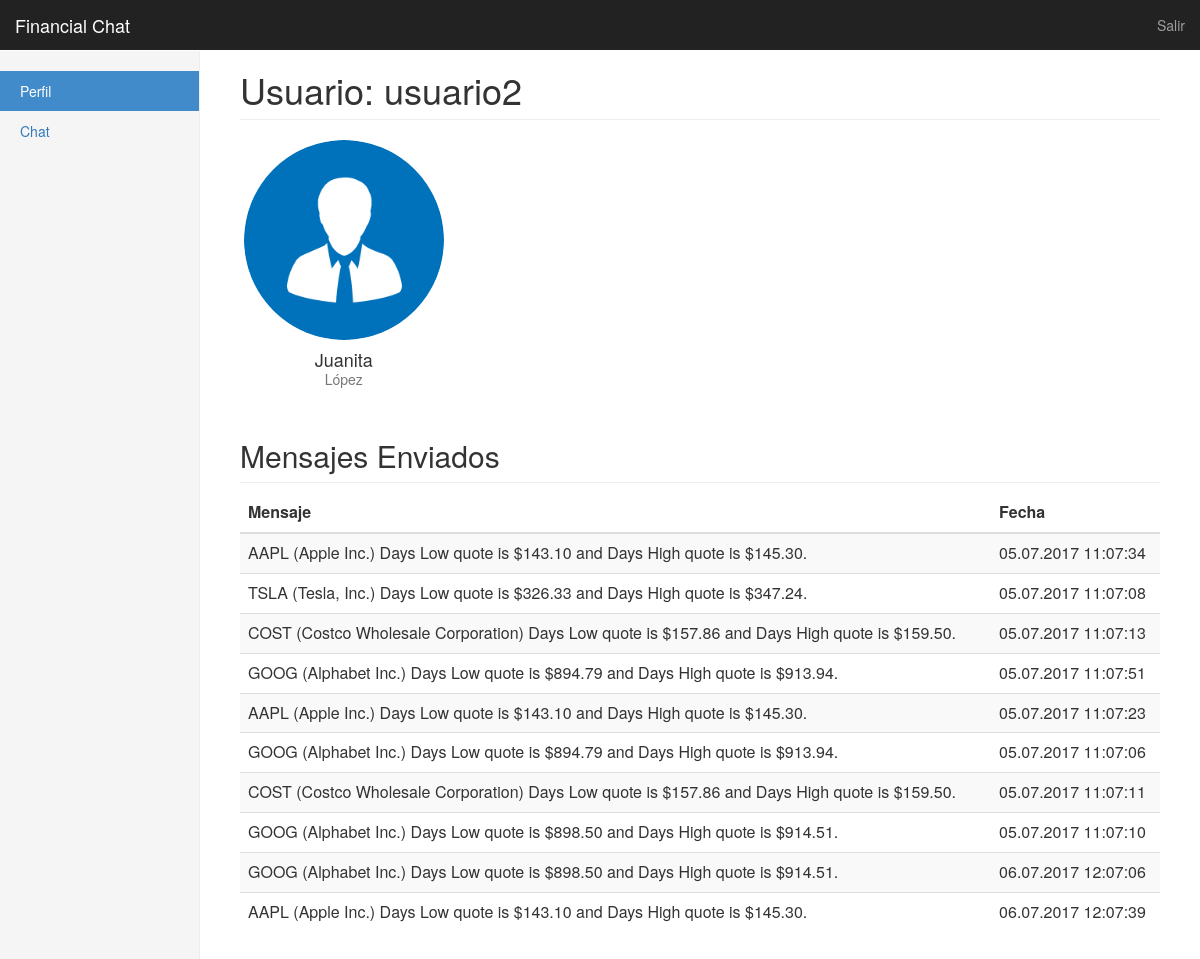
Page /chat/ (signed in) on the committed database.
### chat/models.py (models this page shows, shortened)
class Message(models.Model):
	user = models.ForeignKey(User, on_delete=models.SET_NULL, null=True, blank=True)
	text = models.CharField(max_length=200)
	post_date = models.DateTimeField('date posted')
	class Meta:
		ordering = ['-post_date']

### chat/views.py (the view)
@login_required
def index(request):
	try:
		user = User.objects.get(pk=request.user.id)
	except User.DoesNotExist:
		raise Http404("User does not exist")
	messages = user.message_set.all()[:50][::-1]
	context = {'messages':messages}
	return render(request, 'chat/index.html',context)

### chat/templates/chat/index.html (shortened to what this page needs)
{% if user.is_authenticated %} {% load static %}
<link rel="stylesheet" type="text/css" href="{% static 'css/bootstrap.css' %}" />
<link rel="stylesheet" type="text/css" href="{% static 'css/dashboard.css' %}" />
<nav class="navbar navbar-inverse navbar-fixed-top">
    <div class="container-fluid">
        <div class="navbar-header">
            <a class="navbar-brand" href="#">Financial Chat</a>
        </div>
        <div id="navbar" class="navbar-collapse collapse">
            <ul class="nav navbar-nav navbar-right">
                <li><a href="{% url 'logout' %}">Salir</a></li>
            </ul>
        </div>
    </div>
</nav>
<div class="container-fluid">
    <div class="row">
        <div class="col-sm-3 col-md-2 sidebar">
            <ul class="nav nav-sidebar">
                <li class="active">
                    <a href="/chat">Perfil<span class="sr-only">(current)</span></a>
                </li>
                <li><a href="/chat/online">Chat</a></li>
            </ul>
        </div>
        <div class="col-sm-9 col-sm-offset-3 col-md-10 col-md-offset-2 main">
            <h1 class="page-header">Usuario: {{ user.get_username }}</h1>
            <div class="row placeholders">
                <div class="col-xs-6 col-sm-3 placeholder">
                    <img src="{% static 'img/usuario.png' %}" width="200" height="200" class="img-responsive" alt="Generic placeholder thumbnail">
                    <h4>{{ user.first_name }}</h4>
                    <span class="text-muted">{{user.last_name}}</span>
                </div>
            </div>
            {% if messages %}
            <h2 class="sub-header">Mensajes Enviados</h2>
            <div class="table-responsive">
                <table class="table table-striped">
                    <thead>
                        <tr>
                            <th>Mensaje</th>
                            <th>Fecha</th>
                        </tr>
                    </thead>
                    <tbody>
                        	{% for message in messages %}
	                        <tr>
	                            <td>{{ message.text }} </td>
	                            <td>{{message.post_date|date:"d.m.Y h:m:s"}}</td>
	                        </tr>
                        	{% endfor %}
            {% else %}
				<p>No ha publicado mensajes.</p>
            {% endif %}
                        {% endif %}
                    </tbody>
                </table>
            </div>
        </div>
    </div>
</div>

### chat/static/css/dashboard.css (style rules this page uses)
.sub-header { padding-bottom: 10px; border-bottom: 1px solid #eee; }
.navbar-fixed-top { border: 0; }
.sidebar { display: none; }
@media (min-width: 768px) { .sidebar { position: fixed; top: 51px; bottom: 0; left: 0; z-index: 1000; display: block; padding: 20px; overflow-x: hidden; overflow-y: auto; background-color: #f5f5f5; border-right: 1px solid #eee; } }
.nav-sidebar { margin-right: -21px; margin-bottom: 20px; margin-left: -20px; }
.nav-sidebar > li > a { padding-right: 20px; padding-left: 20px; }
.nav-sidebar > .active > a, .nav-sidebar > .active > a:hover, .nav-sidebar > .active > a:focus { color: #fff; background-color: #428bca; }
.main { padding: 20px; }
@media (min-width: 768px) { .main { padding-right: 40px; padding-left: 40px; } }
.main .page-header { margin-top: 0; }
.placeholders { margin-bottom: 30px; text-align: center; }
.placeholders h4 { margin-bottom: 0; }
.placeholder { margin-bottom: 20px; }
.placeholder img { display: inline-block; border-radius: 50%; }

### rows in the picture
Message: text "AAPL (Apple Inc.) Days Low quote is $143.10 and Days High quote is $145.30.", post_date "05.07.2017 11:07:34"
Message: text "TSLA (Tesla, Inc.) Days Low quote is $326.33 and Days High quote is $347.24.", post_date "05.07.2017 11:07:08"
Message: text "COST (Costco Wholesale Corporation) Days Low quote is $157.86 and Days High quote is $159.50.", post_date "05.07.2017 11:07:13"
Message: text "GOOG (Alphabet Inc.) Days Low quote is $894.79 and Days High quote is $913.94.", post_date "05.07.2017 11:07:51"
Message: text "AAPL (Apple Inc.) Days Low quote is $143.10 and Days High quote is $145.30.", post_date "05.07.2017 11:07:23"
Message: text "GOOG (Alphabet Inc.) Days Low quote is $894.79 and Days High quote is $913.94.", post_date "05.07.2017 11:07:06"
Message: text "COST (Costco Wholesale Corporation) Days Low quote is $157.86 and Days High quote is $159.50.", post_date "05.07.2017 11:07:11"
Message: text "GOOG (Alphabet Inc.) Days Low quote is $898.50 and Days High quote is $914.51.", post_date "05.07.2017 11:07:10"
Message: text "GOOG (Alphabet Inc.) Days Low quote is $898.50 and Days High quote is $914.51.", post_date "06.07.2017 12:07:06"
Message: text "AAPL (Apple Inc.) Days Low quote is $143.10 and Days High quote is $145.30.", post_date "06.07.2017 12:07:39"

### other values in the picture
{{ user.get_username }} "usuario2"
{{ user.first_name }} "Juanita"
{{ user.last_name }} "López"
